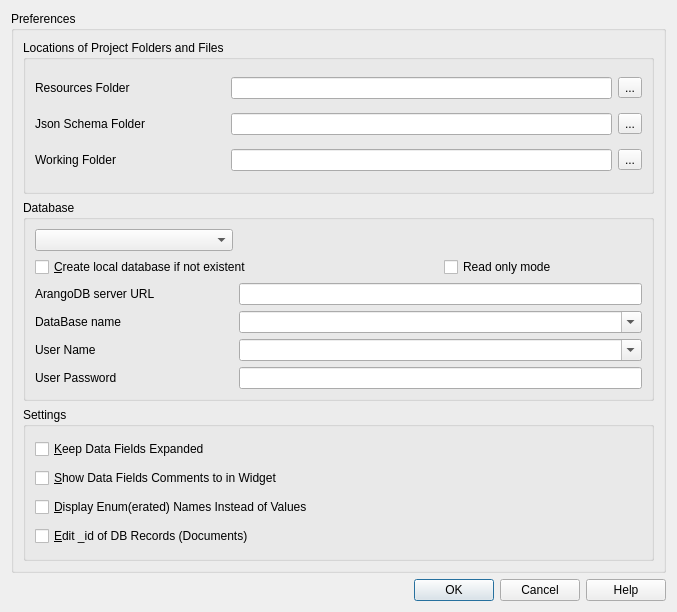
<?xml version="1.0" encoding="UTF-8"?>
<ui version="4.0">
 <class>PreferencesUI</class>
 <widget class="QDialog" name="PreferencesUI">
  <property name="geometry">
   <rect>
    <x>0</x>
    <y>0</y>
    <width>677</width>
    <height>612</height>
   </rect>
  </property>
  <property name="windowTitle">
   <string>Preferences</string>
  </property>
  <property name="windowIcon">
   <iconset resource="../../jsonui.qrc">
    <normaloff>:/menu/Icons/RemakeRecordIcon24.png</normaloff>:/menu/Icons/RemakeRecordIcon24.png</iconset>
  </property>
  <layout class="QVBoxLayout" name="verticalLayout_3">
   <item>
    <widget class="QGroupBox" name="groupBox_2">
     <property name="title">
      <string>Preferences</string>
     </property>
     <layout class="QVBoxLayout" name="verticalLayout_2">
      <item>
       <widget class="QGroupBox" name="groupBox">
        <property name="title">
         <string>Locations of Project Folders and Files</string>
        </property>
        <layout class="QGridLayout" name="gridLayout">
         <item row="0" column="1" colspan="2">
          <widget class="QLineEdit" name="resourcesEdit"/>
         </item>
         <item row="2" column="1" colspan="2">
          <widget class="QLineEdit" name="usersEdit"/>
         </item>
         <item row="1" column="0">
          <widget class="QLabel" name="label">
           <property name="text">
            <string>Json Schema Folder </string>
           </property>
          </widget>
         </item>
         <item row="2" column="3">
          <widget class="QToolButton" name="usersButton">
           <property name="text">
            <string>...</string>
           </property>
          </widget>
         </item>
         <item row="0" column="3">
          <widget class="QToolButton" name="resourcesButton">
           <property name="text">
            <string>...</string>
           </property>
          </widget>
         </item>
         <item row="0" column="0">
          <widget class="QLabel" name="label_6">
           <property name="text">
            <string>Resources Folder </string>
           </property>
          </widget>
         </item>
         <item row="2" column="0">
          <widget class="QLabel" name="label_2">
           <property name="text">
            <string>Working Folder</string>
           </property>
          </widget>
         </item>
         <item row="1" column="1" colspan="2">
          <widget class="QLineEdit" name="schemasEdit"/>
         </item>
         <item row="1" column="3">
          <widget class="QToolButton" name="schemasButton">
           <property name="text">
            <string>...</string>
           </property>
          </widget>
         </item>
        </layout>
       </widget>
      </item>
      <item>
       <widget class="QGroupBox" name="groupBoxDB">
        <property name="title">
         <string>Database </string>
        </property>
        <layout class="QGridLayout" name="gridLayout_2">
         <item row="0" column="0">
          <widget class="QComboBox" name="dbGroupBox"/>
         </item>
         <item row="1" column="0" colspan="2">
          <widget class="QCheckBox" name="createdbBox">
           <property name="text">
            <string>&amp;Create local database if not existent</string>
           </property>
          </widget>
         </item>
         <item row="1" column="2">
          <widget class="QCheckBox" name="readonlyBox">
           <property name="layoutDirection">
            <enum>Qt::LayoutDirection::LeftToRight</enum>
           </property>
           <property name="text">
            <string>Read only mode</string>
           </property>
          </widget>
         </item>
         <item row="2" column="0">
          <widget class="QLabel" name="label_10">
           <property name="text">
            <string>ArangoDB server URL</string>
           </property>
          </widget>
         </item>
         <item row="2" column="1" colspan="2">
          <widget class="QLineEdit" name="dbUrl">
           <property name="readOnly">
            <bool>false</bool>
           </property>
          </widget>
         </item>
         <item row="3" column="0">
          <widget class="QLabel" name="label_12">
           <property name="text">
            <string>DataBase name</string>
           </property>
          </widget>
         </item>
         <item row="3" column="1" colspan="2">
          <widget class="QComboBox" name="dbnameBox">
           <property name="editable">
            <bool>true</bool>
           </property>
          </widget>
         </item>
         <item row="4" column="0">
          <widget class="QLabel" name="label_11">
           <property name="text">
            <string>User Name</string>
           </property>
          </widget>
         </item>
         <item row="4" column="1" colspan="2">
          <widget class="QComboBox" name="dbuserBox">
           <property name="editable">
            <bool>true</bool>
           </property>
          </widget>
         </item>
         <item row="5" column="0">
          <widget class="QLabel" name="label_13">
           <property name="text">
            <string>User Password</string>
           </property>
          </widget>
         </item>
         <item row="5" column="1" colspan="2">
          <widget class="QLineEdit" name="dbuserPassword"/>
         </item>
        </layout>
       </widget>
      </item>
      <item>
       <widget class="QGroupBox" name="settingsBox">
        <property name="title">
         <string>Settings</string>
        </property>
        <layout class="QVBoxLayout" name="verticalLayout">
         <item>
          <widget class="QCheckBox" name="expandedBox">
           <property name="text">
            <string>&amp;Keep Data Fields Expanded</string>
           </property>
          </widget>
         </item>
         <item>
          <widget class="QCheckBox" name="commentBox">
           <property name="text">
            <string>&amp;Show Data Fields Comments to in Widget </string>
           </property>
          </widget>
         </item>
         <item>
          <widget class="QCheckBox" name="enumBox">
           <property name="text">
            <string>&amp;Display Enum(erated) Names Instead of Values</string>
           </property>
          </widget>
         </item>
         <item>
          <widget class="QCheckBox" name="idBox">
           <property name="text">
            <string>&amp;Edit _id of DB Records (Documents) </string>
           </property>
          </widget>
         </item>
        </layout>
       </widget>
      </item>
     </layout>
    </widget>
   </item>
   <item>
    <widget class="QDialogButtonBox" name="buttonBox">
     <property name="orientation">
      <enum>Qt::Orientation::Horizontal</enum>
     </property>
     <property name="standardButtons">
      <set>QDialogButtonBox::StandardButton::Cancel|QDialogButtonBox::StandardButton::Help|QDialogButtonBox::StandardButton::Ok</set>
     </property>
    </widget>
   </item>
  </layout>
 </widget>
 <tabstops>
  <tabstop>resourcesEdit</tabstop>
  <tabstop>resourcesButton</tabstop>
  <tabstop>schemasEdit</tabstop>
  <tabstop>schemasButton</tabstop>
  <tabstop>usersEdit</tabstop>
  <tabstop>usersButton</tabstop>
  <tabstop>dbUrl</tabstop>
  <tabstop>dbuserPassword</tabstop>
  <tabstop>expandedBox</tabstop>
  <tabstop>commentBox</tabstop>
  <tabstop>enumBox</tabstop>
  <tabstop>idBox</tabstop>
 </tabstops>
 <resources>
  <include location="../../jsonui.qrc"/>
 </resources>
 <connections>
  <connection>
   <sender>buttonBox</sender>
   <signal>accepted()</signal>
   <receiver>PreferencesUI</receiver>
   <slot>accept()</slot>
   <hints>
    <hint type="sourcelabel">
     <x>248</x>
     <y>254</y>
    </hint>
    <hint type="destinationlabel">
     <x>157</x>
     <y>274</y>
    </hint>
   </hints>
  </connection>
  <connection>
   <sender>buttonBox</sender>
   <signal>rejected()</signal>
   <receiver>PreferencesUI</receiver>
   <slot>reject()</slot>
   <hints>
    <hint type="sourcelabel">
     <x>316</x>
     <y>260</y>
    </hint>
    <hint type="destinationlabel">
     <x>286</x>
     <y>274</y>
    </hint>
   </hints>
  </connection>
 </connections>
</ui>
